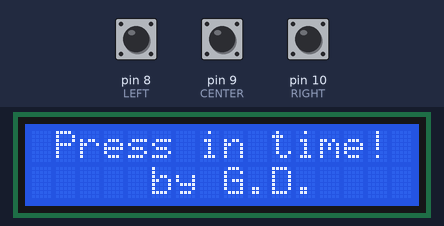
Recording of a sketch running on a simulated Arduino Uno, built with avr-gcc and run on an emulated ATmega328P. Shown: 16×2 character LCD. Inputs (shaded band) come from the test bench; at power-on: pin 10 (RIGHT) HIGH, pin 8 (LEFT) HIGH, pin 9 (CENTER) HIGH. Random numbers use the default seed unless the sketch sets one.

Above: at 1.2 s.
1.3 s: pin 10 (RIGHT) pulled LOW for 1 s
At 2.8 s:
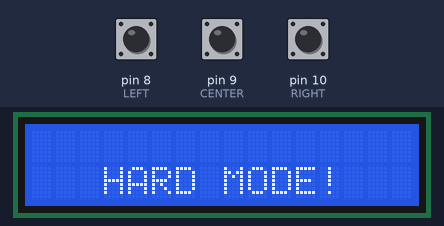
At 3.8 s:
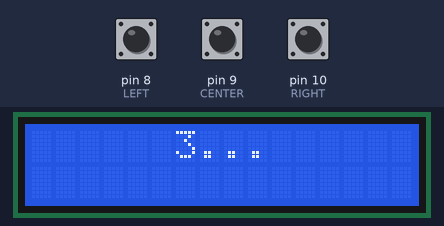
Timing chart, 0 to 5.3 s (numbered marks = the images above; inputs shaded):
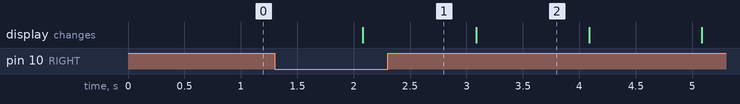

Measured:
- what the display in image 2 shows lasts 1.0 s, from 3.1 s to 4.1 s

The sketch:

sketch_may14a.ino
```cpp
#include <LiquidCrystal.h>
#define RIGHT 10
#define CENTER 9
#define LEFT 8
int buttons[] = {RIGHT,CENTER,LEFT};
int randomPosition;
int positionX = 0;
int theresOrNot = -1;
bool smilingFace;
bool skull;
bool hearth;
int nHealth = 3;
int nPoint;
int y = 15;
int x = 1000;
float startGame;
float endGame;

LiquidCrystal lcd(12, 11, 5, 4, 3, 2);

byte halfheartleft[8] = {
  B00110,
  B01111,
  B11111,
  B11111,
  B01111,
  B00111,
  B00011,
  B00001,
};

byte halfheartright[8] = {
  B01100,
  B11110,
  B11111,
  B11111,
  B11110,
  B11100,
  B11000,
  B10000,
};

byte halfsmilefaceright[8] = {
  B00000,
  B01100,
  B01100,
  B00000,
  B00001,
  B00010,
  B11100,
  B00000,
};

byte halfsmilefaceleft[8] = {
  B00000,
  B00110,
  B00110,
  B00000,
  B10000,
  B01000,
  B00111,
  B00000,
};

byte halfskullleft[8] = {
  B01111,
  B01111,
  B01001,
  B01001,
  B01110,
  B01110,
  B00111,
  B00101,
};

byte halfskullright[8] = {
  B11110,
  B11110,
  B10010,
  B10010,
  B01110,
  B01110,
  B11100,
  B10100
};

void setup()
{
  Serial.begin(9600);
  lcd.begin(16, 2);
  pinMode(RIGHT, INPUT_PULLUP);
  pinMode(CENTER, INPUT_PULLUP);
  pinMode(LEFT, INPUT_PULLUP);
  lcd.createChar(0, halfheartleft);
  lcd.createChar(1, halfheartright);
  lcd.createChar(2, halfsmilefaceright);
  lcd.createChar(3, halfsmilefaceleft);
  lcd.createChar(4, halfskullleft);
  lcd.createChar(5, halfskullright);
  randomSeed(analogRead(0));
}

void loop()
{
  introduction();
  set_level();
  give_health(nHealth);
  while(nHealth != 0)
  {
    press_in_time();
  }
  game_over();
}

void introduction()
{
  lcd.clear();
  lcd.setCursor(1,0);
  lcd.print("Press in time!");
  lcd.setCursor(5,1);
  lcd.print("by G.D.");
  delay(2000);
}

void give_health(int nHearth)
{
  lcd.clear();
  lcd.setCursor(7,0);
  lcd.print("HP:");
  int x = 15;
  int type = 1;
  for (int i = 0; i < (nHearth*2); i++)
  {
    lcd.setCursor(x,0);
    lcd.write(byte(type));
    x--;
    if(type == 1)
    {
      type = 0;
    }
    else
    {
      type = 1;
    }
  }
}

void set_level()
{
  bool choose = false;
  lcd.clear();
  lcd.setCursor(0,0);
  lcd.print("EASY NORMAL HARD");
  while(!choose)
  {
  if(digitalRead(LEFT) == LOW)
  {
    choose = true;
    x = 1000;
    lcd.clear();
    lcd.setCursor(3,0);
    lcd.print("EASY MODE!");
    delay(1000);
    lcd.clear();
    lcd.setCursor(6,0);
    lcd.print("3...");
    delay(1000);
    lcd.setCursor(6,0);
    lcd.print("2...");
    delay(1000);
    lcd.setCursor(6,0);
    lcd.print("1...");
    delay(1000);
  }
  if(digitalRead(CENTER) == LOW)
  {
    choose = true;
    x = 750;
    lcd.clear();
    lcd.setCursor(2,1);
    lcd.print("NORMAL MODE!");
    delay(1000);
    lcd.clear();
    lcd.setCursor(6,0);
    lcd.print("3...");
    delay(1000);
    lcd.setCursor(6,0);
    lcd.print("2...");
    delay(1000);
    lcd.setCursor(6,0);
    lcd.print("1...");
    delay(1000);
  }
  if(digitalRead(RIGHT) == LOW)
  {
    choose = true;
    x = 500;
    lcd.clear();
    lcd.setCursor(3,1);
    lcd.print("HARD MODE!");
    delay(1000);
    lcd.clear();
    lcd.setCursor(6,0);
    lcd.print("3...");
    delay(1000);
    lcd.setCursor(6,0);
    lcd.print("2...");
    delay(1000);
    lcd.setCursor(6,0);
    lcd.print("1...");
    delay(1000);
  }
  }
}
void  press_in_time()
{
  random_position();
  if(digitalRead(RIGHT) == LOW || digitalRead(CENTER) == LOW || digitalRead(LEFT) == LOW)
  {
    if (nHealth > 0 && theresOrNot == 0)
    {
      nHealth--;
      give_health(nHealth);
      nPoint -= 10;
      give_points();
    }
  }
  else if((digitalRead(LEFT) == LOW) && (theresOrNot == 1) && (positionX == 1))
  {
    if(smilingFace = true)
    {
    if (nHealth > 0)
    {
      nHealth--;
      give_health(nHealth);
      nPoint -= 10;
      give_points();
    }
    }
    else if(hearth = true)
    {
      if (nHealth < 3)
      {
        nHealth++;
        give_health(nHealth);
      }
    }
    else if(skull = true)
    {
      nPoint += 10;
      give_points();
    }
  }
    else if((digitalRead(CENTER) == LOW) && (theresOrNot = 1) && (positionX = 4))
  {
    if(smilingFace = true)
    {
    if (nHealth > 0)
    {
      nHealth--;
      give_health(nHealth);
      nPoint -= 10;
      give_points();
    }
    }
    else if(hearth = true)
    {
      if (nHealth < 3)
      {
        nHealth++;
        give_health(nHealth);
      }
    }
    else if(skull = true)
    {
       nPoint += 10;
       give_points();
    }
  }
      else if((digitalRead(RIGHT) == LOW) && (theresOrNot = 1) && (positionX = 7))
  {
    if(smilingFace = true)
    {
    if (nHealth > 0)
    {
      nHealth--;
      give_health(nHealth);
      nPoint -= 10;
      give_points();
    }
    }
    else if(hearth = true)
    {
      if (nHealth < 3)
      {
        nHealth++;
        give_health(nHealth);
      }
    }
    else if(skull = true)
    {
      nPoint += 10;
      give_points();
    }
  }
}

void random_char(int positionChar)
{
  int randomChar = random(0,101);
  lcd.setCursor(0,1);
  lcd.print("|");
  lcd.setCursor(3,1);
  lcd.print("|");
  lcd.setCursor(6,1);
  lcd.print("|");
  lcd.setCursor(9,1);
  lcd.print("|");
  if((randomChar >= 0) && (randomChar <= 20))
  {
    bool smilingFace = false;
    bool skull = false;
    bool hearth = true;
    lcd.setCursor(positionChar,1);
    lcd.write(byte(0));
    lcd.setCursor(positionChar+1,1);
    lcd.write(byte(1));
    delay(x);
    lcd.setCursor(positionChar,1);
    lcd.print(" ");
    lcd.setCursor(positionChar+1,1);
    lcd.print(" ");
  }
  else if((randomChar > 20) && (randomChar <= 50))
  {
    bool smilingFace = true;
    bool skull = false;
    bool hearth = false;
    lcd.setCursor(positionChar,1);
    lcd.write(byte(3));
    lcd.setCursor(positionChar+1,1);
    lcd.write(byte(2));
    delay(x);
     lcd.setCursor(positionChar,1);
    lcd.print(" ");
    lcd.setCursor(positionChar+1,1);
    lcd.print(" ");
  }
  else if((randomChar > 50) && (randomChar <= 100))
  {
    bool smilingFace = false;
    bool skull = true;
    bool hearth = false;
    lcd.setCursor(positionChar,1);
    lcd.write(byte(4));
    lcd.setCursor(positionChar+1,1);
    lcd.write(byte(5));
    delay(x);
    lcd.setCursor(positionChar,1);
    lcd.print(" ");
    lcd.setCursor(positionChar+1,1);
    lcd.print(" ");
  }
}

void random_position()
{
  randomPosition = random(0,3);
  theresOrNot = 0;
   if(randomPosition == 0)
  {
    positionX = 1;
    random_char(positionX);
    theresOrNot = 1;
  }
  else if(randomPosition == 1)
  {
    positionX = 4;
    random_char(positionX);
    theresOrNot = 1;
  }
  else if(randomPosition == 2)
  {
    positionX = 7;
    random_char(positionX);
    theresOrNot = 1;
  }
}

void give_points()
{
  lcd.setCursor(11,1);
  lcd.print("NP:");
  lcd.setCursor(14,1);
  lcd.print(String(nPoint));
}

void game_over()
{
  lcd.clear();
  lcd.setCursor(1,0);
  lcd.print("GAME");
  lcd.setCursor(1,1);
  lcd.print("OVER");
  delay(2000);
  lcd.clear();
  endGame = millis();
  double gameTime = (endGame - startGame) / 1000;
  lcd.setCursor(1,0);
  lcd.print("Time:" + String(gameTime) + " sec");
  lcd.setCursor(1,1);
  lcd.print("Points:" + String(nPoint));
}
```
